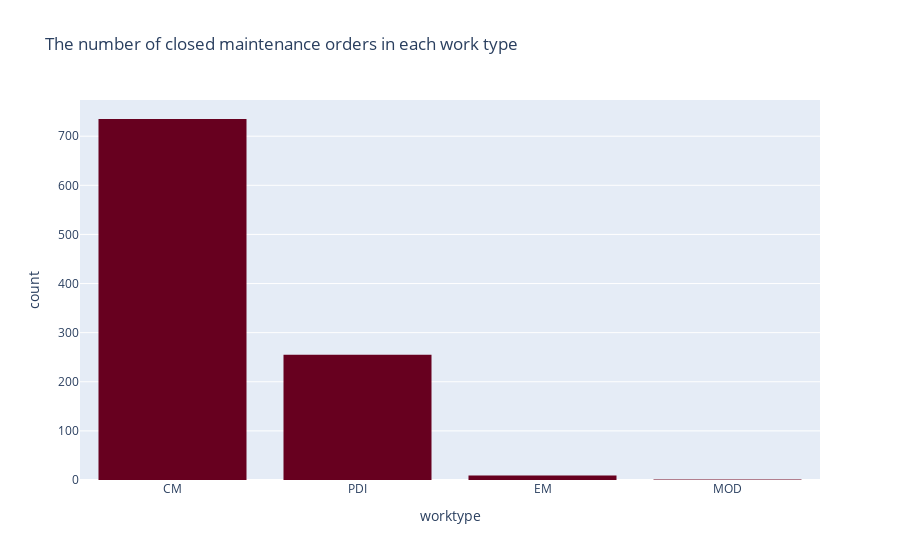

The code cell stored with this chart in its notebook:
### Code cell
#This cart shows the number of each work type (CM, PDI, EM, MOD)
fig = px.histogram(df, x="worktype", title='The number of closed maintenance orders in each work type', 
                   color_discrete_sequence=px.colors.sequential.RdBu)
fig.show()

### Figure 1 — Plotly figure (JSON) as saved in the notebook; plotly's stock layout.template omitted (floating-point values rounded to 4 significant figures; data arrays with more than 128 entries replaced by an {"elided": "..."} marker saying what was removed)
{"data": [{"alignmentgroup": "True", "bingroup": "x", "hovertemplate": "worktype=%{x}<br>count=%{y}<extra></extra>", "legendgroup": "", "marker": {"color": "rgb(103,0,31)", "pattern": {"shape": ""}}, "name": "", "offsetgroup": "", "orientation": "v", "showlegend": false, "type": "histogram", "x": {"elided": "1000 str values"}, "xaxis": "x", "yaxis": "y"}], "layout": {"barmode": "relative", "legend": {"tracegroupgap": 0}, "title": {"text": "The number of closed maintenance orders in each work type"}, "xaxis": {"anchor": "y", "domain": [0, 1], "title": {"text": "worktype"}}, "yaxis": {"anchor": "x", "domain": [0, 1], "title": {"text": "count"}}}}
